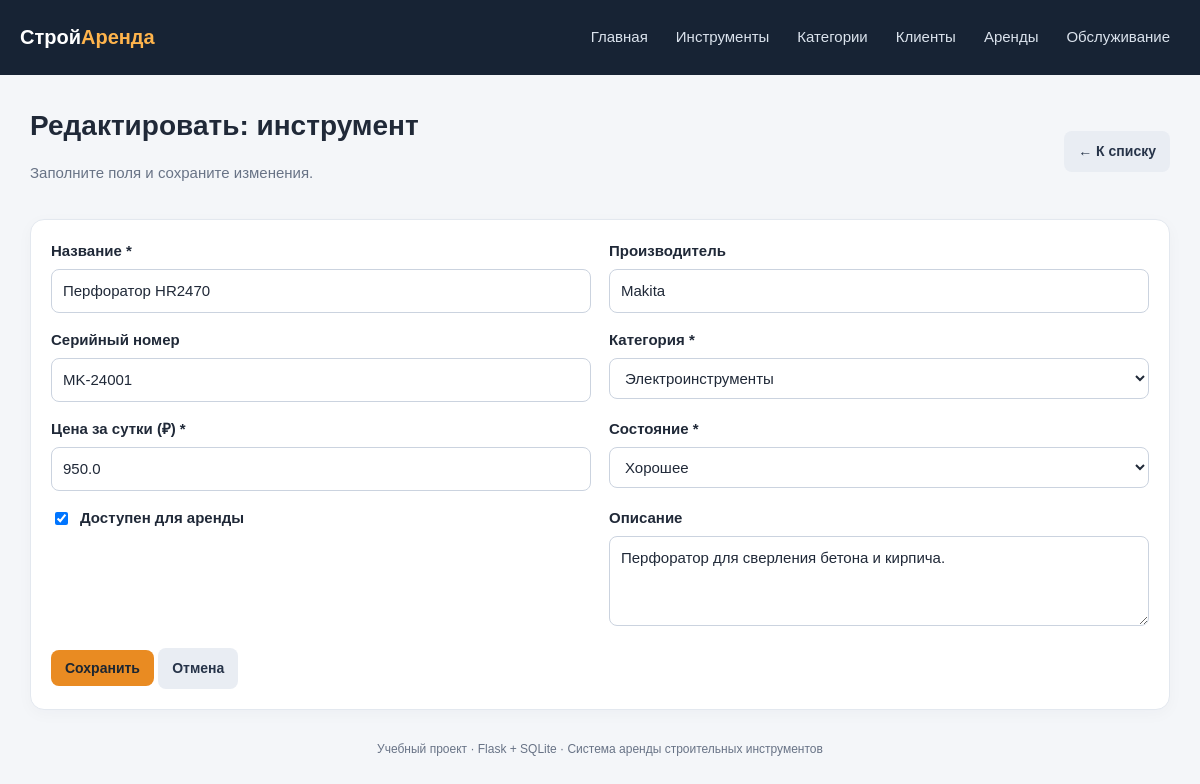
The app's page /tools/2/edit with its own data.
### tables this page shows
CREATE TABLE tools (
    id INTEGER PRIMARY KEY AUTOINCREMENT,
    name TEXT NOT NULL,
    brand TEXT NOT NULL DEFAULT '',
    serial_number TEXT NOT NULL DEFAULT '',
    category_id INTEGER NOT NULL REFERENCES categories(id) ON DELETE RESTRICT,
    daily_rate REAL NOT NULL CHECK(daily_rate >= 0),
    condition TEXT NOT NULL DEFAULT 'Хорошее',
    available INTEGER NOT NULL DEFAULT 1,
    description TEXT NOT NULL DEFAULT ''
);

CREATE TABLE categories (
    id INTEGER PRIMARY KEY AUTOINCREMENT,
    name TEXT NOT NULL UNIQUE,
    description TEXT NOT NULL DEFAULT ''
);

### app.py (the view, shortened to what this page needs)
@app.route("/<entity>/<int:record_id>/edit", methods=["GET", "POST"])
def edit_record(entity, record_id):
    config = entity_or_404(entity)
    record = get_record(entity, record_id)
    fields = decorate_fields(entity)
    return render_template("form.html", entity=entity, config=config, fields=fields,
                           record=record, heading=f"Редактировать: {config['singular']}")

### app.py (called while the page is built)
def get_db():
    db_path = Path(app.config["DATABASE"])
    db_path.parent.mkdir(parents=True, exist_ok=True)
    conn = sqlite3.connect(db_path)
    conn.row_factory = sqlite3.Row
    conn.execute("PRAGMA foreign_keys = ON")
    return conn

def entity_or_404(entity):
    if entity not in ENTITIES:
        abort(404)
    return ENTITIES[entity]

def reference_options(field):
    ref = field.get("ref")
    if not ref:
        return []
    with get_db() as conn:
        if ref == "categories":
            rows = conn.execute("SELECT id, name AS label FROM categories ORDER BY name").fetchall()
        elif ref == "tools":
            rows = conn.execute("SELECT id, name AS label FROM tools ORDER BY name").fetchall()
        elif ref == "customers":
            rows = conn.execute("SELECT id, full_name AS label FROM customers ORDER BY full_name").fetchall()
        else:
            rows = []
    return rows

def decorate_fields(entity):
    config = ENTITIES[entity]
    result = []
    for original in config["fields"]:
        field = dict(original)
        if field["type"] == "select":
            field["options_data"] = reference_options(field)
        result.append(field)
    return result

def get_record(entity, record_id):
    table = ENTITIES[entity]["table"]
    with get_db() as conn:
        row = conn.execute(f"SELECT * FROM {table} WHERE id=?", (record_id,)).fetchone()
    if row is None:
        abort(404)
    return row

### templates/form.html (shortened to what this page needs)
{% extends "base.html" %}
{% block content %}
<div class="page-head"><div><h1>{{ heading }}</h1><p class="muted">Заполните поля и сохраните изменения.</p></div><a class="btn secondary" href="{{ url_for('list_records', entity=entity) }}">← К списку</a></div>
<div class="panel">
<form method="post">
  <div class="form-grid">
  {% for field in fields %}
    <div class="field">
      {% if field.type == 'checkbox' %}
        <label class="checkrow"><input type="checkbox" name="{{ field.name }}" {% if record and record[field.name] %}checked{% elif not record and field.name == 'available' %}checked{% endif %}> {{ field.label }}</label>
      {% else %}
        <label for="{{ field.name }}">{{ field.label }}{% if field.required %} *{% endif %}</label>
        {% if field.type == 'select' %}
          <select id="{{ field.name }}" name="{{ field.name }}" {% if field.required %}required{% endif %}>
            {% for option in field.options_data %}<option value="{{ option.id }}" {% if record and record[field.name] == option.id %}selected{% elif request.form.get(field.name, '') == option.id|string %}selected{% endif %}>{{ option.label }}</option>{% endfor %}
          </select>
        {% elif field.type == 'select_values' %}
          <select id="{{ field.name }}" name="{{ field.name }}" {% if field.required %}required{% endif %}>
            {% for option in field.options %}<option value="{{ option }}" {% if record and record[field.name] == option %}selected{% elif request.form.get(field.name) == option %}selected{% endif %}>{{ option }}</option>{% endfor %}
          </select>
        {% elif field.type == 'textarea' %}
          <textarea id="{{ field.name }}" name="{{ field.name }}" {% if field.required %}required{% endif %}>{{ request.form.get(field.name, record[field.name] if record else '') }}</textarea>
        {% else %}
          <input id="{{ field.name }}" name="{{ field.name }}" type="{{ field.type }}" value="{{ request.form.get(field.name, record[field.name] if record else '') }}" {% if field.required %}required{% endif %} {% if field.step %}step="{{ field.step }}"{% endif %} {% if field.type == 'number' %}min="0"{% endif %}>
        {% endif %}
      {% endif %}
    </div>
  {% endfor %}
  </div>
  <button class="btn" type="submit">Сохранить</button>
  <a class="btn secondary" href="{{ url_for('list_records', entity=entity) }}">Отмена</a>
</form>
</div>
{% endblock %}

### static/style.css (style rules this page uses)
:root { --bg: #f4f6f9; --panel: #ffffff; --text: #202938; --muted: #687386; --accent: #e98b22; --line: #e3e8ef; --danger: #b42318; }
* { box-sizing: border-box; }
body { margin: 0; background: var(--bg); color: var(--text); font: 15px/1.5 Arial, Helvetica, sans-serif; }
.page-head { display: flex; align-items: center; justify-content: space-between; gap: 15px; flex-wrap: wrap; margin-bottom: 20px; }
h1 { margin: 0; font-size: 28px; }
.muted { color: var(--muted); }
.btn { display: inline-block; border: 0; border-radius: 8px; padding: 10px 14px; background: var(--accent); color: #1c2632; text-decoration: none; font-weight: 700; cursor: pointer; font-size: 14px; transition: filter 0.15s ease, transform 0.15s ease; }
.btn.secondary { background: #e9edf3; color: #273449; }
.panel { background: var(--panel); border: 1px solid var(--line); border-radius: 14px; padding: 20px; box-shadow: 0 4px 16px #17233408; }
input, select, textarea { width: 100%; border: 1px solid #cbd3df; border-radius: 8px; padding: 10px 11px; background: #ffffff; color: var(--text); font: inherit; }
textarea { min-height: 90px; resize: vertical; }
label { display: block; font-weight: 700; margin-bottom: 6px; }
.field { margin-bottom: 16px; }
.checkrow { display: flex; gap: 9px; align-items: center; }
.checkrow input { width: auto; }
.form-grid { display: grid; grid-template-columns: repeat(2, minmax(0, 1fr)); gap: 0 18px; }

### templates/base.html (style rules this page uses)
:root { --bg:#f4f6f9;--panel:#fff;--text:#202938;--muted:#687386;--accent:#e98b22;--line:#e3e8ef;--danger:#b42318 }
* { box-sizing:border-box }
body { margin:0;background:var(--bg);color:var(--text);font:15px/1.5 Arial,Helvetica,sans-serif }
.page-head { display:flex;align-items:center;justify-content:space-between;gap:15px;flex-wrap:wrap;margin-bottom:20px }
h1 { margin:0;font-size:28px }
.muted { color:var(--muted) }
.btn { display:inline-block;border:0;border-radius:8px;padding:10px 14px;background:var(--accent);color:#1c2632;text-decoration:none;font-weight:700;cursor:pointer;font-size:14px }
.btn.secondary { background:#e9edf3;color:#273449 }
.panel { background:var(--panel);border:1px solid var(--line);border-radius:14px;padding:20px;box-shadow:0 4px 16px #17233408 }
input,select,textarea { width:100%;border:1px solid #cbd3df;border-radius:8px;padding:10px 11px;background:white;color:var(--text);font:inherit }
textarea { min-height:90px;resize:vertical }
label { display:block;font-weight:700;margin-bottom:6px }
.field { margin-bottom:16px }
.checkrow { display:flex;gap:9px;align-items:center }
.checkrow input { width:auto }
.form-grid { display:grid;grid-template-columns:repeat(2,minmax(0,1fr));gap:0 18px }

### records on screen
tools: name "Перфоратор HR2470" "Makita" "MK-24001" "950.0", category_id "Электроинструменты", condition "Хорошее", available "☑", description "Перфоратор для сверления бетона и кирпича."

### other values on screen
{{ heading }} "Редактировать: инструмент"
{{ field.label }} "Название" "Производитель" "Серийный номер" "Категория" "Цена за сутки (₽)" "Состояние" "Описание"
{{ field.label }} "Доступен для аренды"
